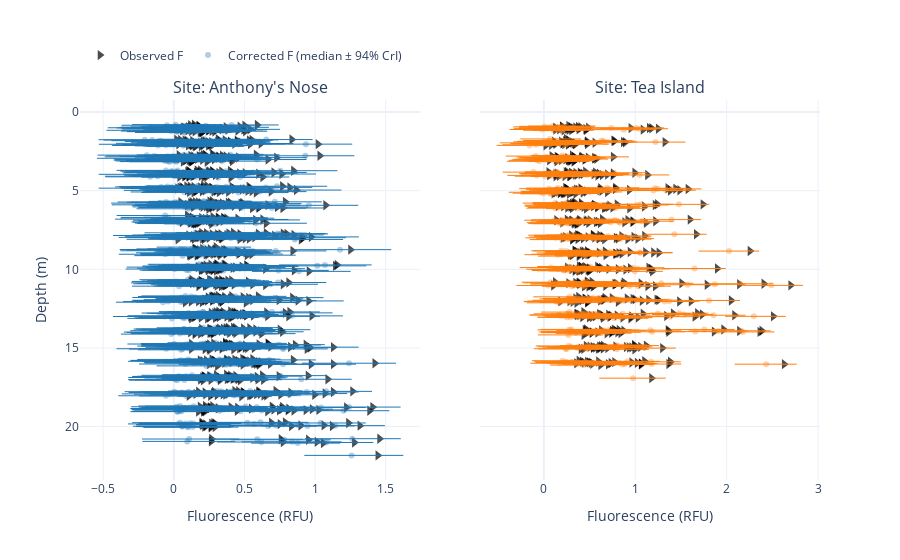

Notebook source saved alongside this figure:
### Code cell
# ---------- Helper: sample 1 row per depth stratum ----------
def sample_one_per_depth(depth_arr, rng=None):
    """
    Returns indices that pick exactly 1 observation per unique depth value.
    If depth is quasi-continuous and produces too many unique values,
    replace unique depth with depth bins (see note below).
    """
    if rng is None:
        rng = np.random.default_rng()  # non-deterministic each run

    # group indices by exact depth value
    unique_depths = np.unique(depth_arr)

    chosen = []
    for d in unique_depths:
        idxs = np.where(depth_arr == d)[0]
        chosen.append(rng.choice(idxs))
    return np.array(chosen, dtype=int)

# ---------- Extract posterior predictive standardized δ_like for all obs ----------
δ_rep = ppc_vi.posterior_predictive["δ_like"].values
if δ_rep.ndim == 2:
    δ_rep = δ_rep[None, :, :]  # (chain, draw, obs)

# ---------- Get parameters to unstandardize δ and compute corrected fluorescence posterior ----------
δ_mu = scaler["Delta"]["mu"]
δ_sd = scaler["Delta"]["sd"]

sites = list(model_coords["site"])  # two sites

# ---------- Subplots: one row, two columns ----------
fig_npq_corr = make_subplots(
    rows=1, cols=2,
    subplot_titles=[f"Site: {s}" for s in site_labels],
    shared_yaxes=True,
    horizontal_spacing=0.08,
)

# Axis labels with units 
x_label = "Fluorescence (RFU)"
y_label = "Depth (m)"

rng = np.random.default_rng()  # no fixed seed => different sample each run

for j, site in enumerate(sites, start=1):
    c = site_colors[site]
    mask = (lake_george_df[col_site].astype(str) == str(site)).to_numpy()
    obs_idx = np.where(mask)[0]

    depth = lake_george_df.loc[mask, col_Z].to_numpy(float)
    F_obs = F[mask]

    # Slice δ posterior predictive to this site (keep obs alignment)
    δ_rep_site = δ_rep[:, :, obs_idx]  # (chain, draw, obs_site)

    # Unstandardize δ and compute corrected fluorescence posterior
    Delta_rep = δ_rep_site * δ_sd + δ_mu
    F_corr_rep = F_obs[None, None, :] + Delta_rep

    # Summaries: median + 94% equal-tailed interval (3%–97%)
    F_corr_med = np.median(F_corr_rep, axis=(0, 1))
    F_corr_lo  = np.quantile(F_corr_rep, 0.03, axis=(0, 1))
    F_corr_hi  = np.quantile(F_corr_rep, 0.97, axis=(0, 1))

    err_plus  = F_corr_hi - F_corr_med
    err_minus = F_corr_med - F_corr_lo

    # ---- sample 1 per depth stratum (exact depth values) ----
    sel_local = sample_one_per_depth(depth, rng=rng)
    # If needed, switch to binned strata:
    # sel_local = sample_one_per_depth_bin(depth, bin_size=0.5, rng=rng)

    # apply selection
    depth_s = depth[sel_local]
    F_obs_s = F_obs[sel_local]
    F_med_s = F_corr_med[sel_local]
    ep_s    = err_plus[sel_local]
    em_s    = err_minus[sel_local]

    # sort by depth for nicer layering
    order = np.argsort(depth_s)
    depth_s = depth_s[order]
    F_obs_s = F_obs_s[order]
    F_med_s = F_med_s[order]
    ep_s    = ep_s[order]
    em_s    = em_s[order]

    # Observed: black triangles, larger, higher opacity
    fig_npq_corr.add_trace(
        go.Scatter(
            x=F_obs_s,
            y=depth_s,
            mode="markers",
            name="Observed F" if j == 1 else None,  # show legend once
            showlegend=(j == 1),
            marker=dict(symbol="triangle-right", color="black", size=9, opacity=0.70),
            hovertemplate="Depth: %{y:.2f} m<br>Observed F: %{x:.4g}<extra></extra>",
        ),
        row=1, col=j
    )

    # Corrected: smaller circles with 94% CrI error bars, lower opacity
    fig_npq_corr.add_trace(
        go.Scatter(
            x=F_med_s,
            y=depth_s,
            mode="markers",
            name="Corrected F (median ± 94% CrI)" if j == 1 else None,
            showlegend=(j == 1),
            marker=dict(symbol="circle", size=6, opacity=0.35, color=c),
            error_x=dict(
                type="data",
                symmetric=False,
                array=ep_s,
                arrayminus=em_s,
                thickness=1.0,
                width=0,
            ),
            hovertemplate="Depth: %{y:.2f} m<br>Corrected F (median): %{x:.4g}<extra></extra>",
        ),
        row=1, col=j
    )

# Layout + axes
fig_npq_corr.update_layout(
    title="",
    template="plotly_white",
    legend=dict(orientation="h", yanchor="bottom", y=1.08, xanchor="left", x=0.0),
)

# Depth increases downward (apply to y-axis; shared y)
fig_npq_corr.update_yaxes(autorange="reversed", title_text=y_label, row=1, col=1)
fig_npq_corr.update_yaxes(autorange="reversed", row=1, col=2)

# X-axis labels with units
fig_npq_corr.update_xaxes(title_text=x_label, row=1, col=1)
fig_npq_corr.update_xaxes(title_text=x_label, row=1, col=2)
save_plotly_html(fig_npq_corr, "npq_corr")
fig_npq_corr.show()

### Figure 1 — Plotly figure (JSON) as saved in the notebook; plotly's stock layout.template omitted (floating-point values rounded to 4 significant figures; data arrays with more than 128 entries replaced by an {"elided": "..."} marker saying what was removed)
{"data": [{"hovertemplate": "Depth: %{y:.2f} m<br>Observed F: %{x:.4g}<extra></extra>", "marker": {"color": "black", "opacity": 0.7, "size": 9, "symbol": "triangle-right"}, "mode": "markers", "name": "Observed F", "showlegend": true, "type": "scatter", "x": {"elided": "804 float values"}, "xaxis": "x", "y": {"elided": "804 float values"}, "yaxis": "y"}, {"error_x": {"array": {"elided": "804 float values"}, "arrayminus": {"elided": "804 float values"}, "symmetric": false, "thickness": 1, "type": "data", "width": 0}, "hovertemplate": "Depth: %{y:.2f} m<br>Corrected F (median): %{x:.4g}<extra></extra>", "marker": {"color": "#1F77B4", "opacity": 0.35, "size": 6, "symbol": "circle"}, "mode": "markers", "name": "Corrected F (median ± 94% CrI)", "showlegend": true, "type": "scatter", "x": {"elided": "804 float values"}, "xaxis": "x", "y": {"elided": "804 float values"}, "yaxis": "y"}, {"hovertemplate": "Depth: %{y:.2f} m<br>Observed F: %{x:.4g}<extra></extra>", "marker": {"color": "black", "opacity": 0.7, "size": 9, "symbol": "triangle-right"}, "mode": "markers", "showlegend": false, "type": "scatter", "x": {"elided": "464 float values"}, "xaxis": "x2", "y": {"elided": "464 float values"}, "yaxis": "y2"}, {"error_x": {"array": {"elided": "464 float values"}, "arrayminus": {"elided": "464 float values"}, "symmetric": false, "thickness": 1, "type": "data", "width": 0}, "hovertemplate": "Depth: %{y:.2f} m<br>Corrected F (median): %{x:.4g}<extra></extra>", "marker": {"color": "#FF7F0E", "opacity": 0.35, "size": 6, "symbol": "circle"}, "mode": "markers", "showlegend": false, "type": "scatter", "x": {"elided": "464 float values"}, "xaxis": "x2", "y": {"elided": "464 float values"}, "yaxis": "y2"}], "layout": {"annotations": [{"font": {"size": 16}, "showarrow": false, "text": "Site: Anthony's Nose", "x": 0.23, "xanchor": "center", "xref": "paper", "y": 1, "yanchor": "bottom", "yref": "paper"}, {"font": {"size": 16}, "showarrow": false, "text": "Site: Tea Island", "x": 0.77, "xanchor": "center", "xref": "paper", "y": 1, "yanchor": "bottom", "yref": "paper"}], "legend": {"orientation": "h", "x": 0, "xanchor": "left", "y": 1.08, "yanchor": "bottom"}, "title": {"text": ""}, "xaxis": {"anchor": "y", "domain": [0, 0.46], "title": {"text": "Fluorescence (RFU)"}}, "xaxis2": {"anchor": "y2", "domain": [0.54, 1], "title": {"text": "Fluorescence (RFU)"}}, "yaxis": {"anchor": "x", "autorange": "reversed", "domain": [0, 1], "title": {"text": "Depth (m)"}}, "yaxis2": {"anchor": "x2", "autorange": "reversed", "domain": [0, 1], "matches": "y", "showticklabels": false}}}
